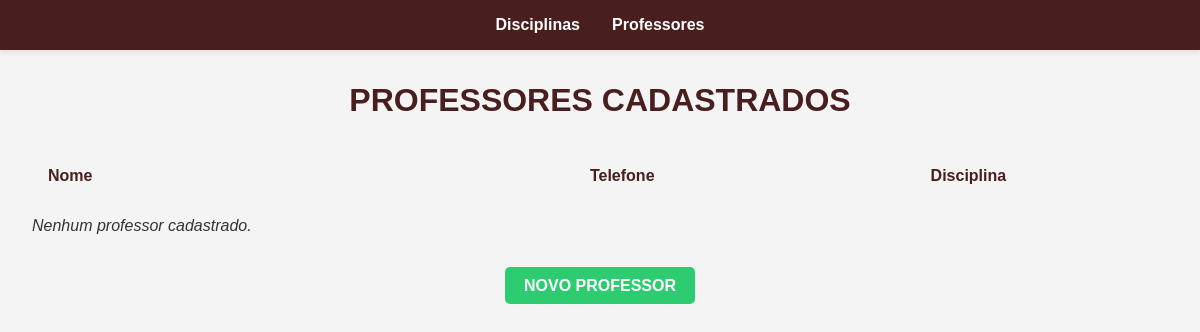
The page /professores/ on the database as committed earlier.
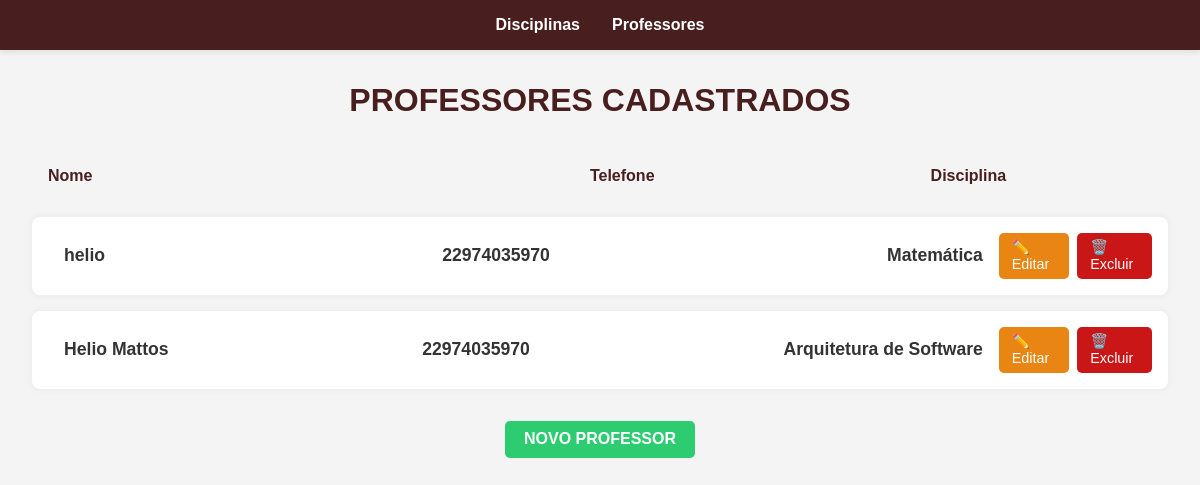
The same page on the database as committed later.
### professor/models.py (models this page shows, shortened)
class Professor(models.Model):
    nome = models.CharField(max_length=100, null=False, blank=False)
    telefone = models.CharField(max_length=50, null=False, blank=False)
    disciplina = models.ForeignKey(Gestao, on_delete=models.CASCADE, related_name='professores')

### gestaoescolar/models.py (models this page shows, shortened)
class Gestao(models.Model):
    disciplina = models.CharField(max_length=100)
    carga_horaria = models.CharField()

### professor/views.py (the view)
# urls.py: path('', ProfessorListView.as_view(), name='professor_list'),
class ProfessorListView(ListView):
    model = Professor
    template_name = 'professor/professor_list.html'

### professor/templates/professor/professor_list.html (shortened to what this page needs)
{% load static %}
<!DOCTYPE html>
<html lang="pt-br">
<head>
    <link rel="stylesheet" href="{% static 'css/professor_list.css' %}">
</head>
<body>
    <nav class="menu-bar">
        <ul>
            <li><a href="{% url 'gestao_list' %}">Disciplinas</a></li>
            <li><a href="{% url 'gestao_list' %}">Professores</a></li>
        </ul>
    </nav>
    <h1>PROFESSORES CADASTRADOS</h1>
    <div class="cabecalho-lista2">
        <span class="cab-nome">Nome</span>
        <span class="cab-telefone">Telefone</span>
        <span class="cab-disciplina">Disciplina</span>
    </div>
    <ul>
        {% for professor in object_list %}
        <li class="disciplina-item2">
            <div class="conteudo">
                <div class="info">
                    <div class="campo_nome"><span class="nome">{{ professor.nome }}</span></div>
                    <div class="campo-telefone"><span class="nome">{{ professor.telefone }}</span></div>
                    <div class="campo-disciplina"><span class="nome">{{ professor.disciplina.disciplina }}</span></div>
                </div>
                <div class="acoes">
                    <a href="{% url 'professor_update' professor.pk %}">✏️ Editar</a>
                    <a href="{% url 'professor_delete' professor.pk %}">🗑️ Excluir</a>
                </div>
            </div>
        </li>
        {% empty %}
        <li><em>Nenhum professor cadastrado.</em></li>
        {% endfor %}
    </ul>
    <a href="{% url 'professor_create' %}" class="nova-tarefa">NOVO PROFESSOR</a>
</body>
</html>

Rows that differ between the two databases and show on the page:
added Professor: nome "helio", telefone "22974035970", disciplina.disciplina "Matemática"
added Professor: nome "Helio Mattos", telefone "22974035970", disciplina.disciplina "Arquitetura de Software"
Other text that changed with them:
text no longer shown: "Nenhum professor cadastrado."
